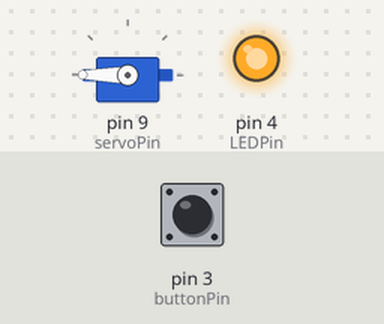
Simulated run of this sketch. Board: Arduino Uno, built with avr-gcc and run on an emulated ATmega328P. On the bench: servo, output pins drawn as LEDs (lit = HIGH). The test bench sets the inputs (shaded band); at power-on: pin 3 (buttonPin) HIGH.

Above: at 1.2 s.
1.3 s: pin 3 (buttonPin) pulled LOW for 0.15 s
At 1.8 s:
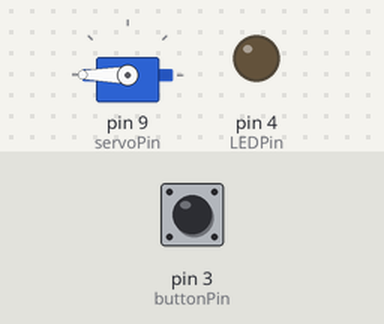
Timing chart, 0 to 4.3 s (numbered marks = the images above; inputs shaded):
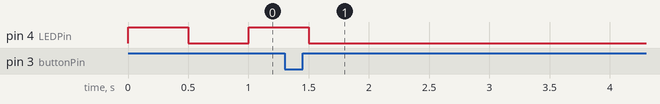

The sketch:

Clock_Project.ino
```cpp
#include <Servo.h>

#include <time.h>

  Servo arrow;

  /*
   * THIS PROGRAM WILL SLOWLY ROTATE THE SERVO ACCORDING TO THE TIME IT IS GIVEN. THE FIRST THREE CONSTANT INTEGER- TYPE VARIABLES DETERMINE THE TIME TO START AT, AND EACH DAY, HOUR, MINUTE IS PASSED INTO THE
   * CLOCK FUNCTION.
   *
   *  currentDay ---> 0 = SUNDAY    1 = MONDAY    2 = TUESDAY   3 = WEDNESDAY   4 = THURSDAY    5 = FRIDAY    6 = SATURDAY
   *
   *  currentHour ---> CAN BE FROM 0 HOURS TO 23 HOURS    EX: 2pm IS currentHour = 13
   *
   *  currentMinute ---> THIS WILL BE FROM 0 MINUTES TO 59 MINUTES, AND 60 MINUTES WILL ROUND TO 1 HOUR. IF THERE IS A TIME SUCH AS 2:13pm THEN THE currentMinute = 13 OR ANY TIME THAT HAS A REMAINDER OF MINUTES WILL BE ROUNDED
   *  TO THE NEXT HOUR AND THE PROGRAM WILL WAIT THE REMAINDER OF THE CURRENT HOUR TO SYNC ITSELF WITH THE APPROPRIATE TIME.
   *
   *  NOTE: THE TIME PUT IN LIKE  WEDNESDAY 2:13 pm WOULD BE currentDay = 3   currentHour = 13    currentMintute = 13   , AND WHATEVER TIME PUT INTO THESE CONSTANTS, THAT WILL BE THE TIME YOU WILL PRESS THE BUTTON TO START THE CLOCK!
   *  SO IN ORDER FOR THE PROGRAM/CLOCK TO WORK APPROPRIATELY, YOU NEED TO SET A TIME A MINUTE OR MORE IN ADVANCE/AHEAD OF CURRENT TIME!
   *
   *  LASTLY, ONCE PROGRAM IS UPLOADED TO ARDUINO AND THE CLOCK IS ON, THE LED WILL BLINK AS AN INDICATOR THE BUTTON CAN NOW BE PUSHED TO START THE CLOCK. DEPENDING ON WHAT THE ENTERED TIME IS AND WHEN THE BUTTON IS PRESSED
   *  WILL DETERMINE THE CLOCK'S PRECISION!
   */

  int degrees, subtractDegrees;

  const int currentDay = 0/*EDIT TO USE PROGRAM*/, currentHour = 0/*EDIT TO USE PROGRAM*/, currentMinute = 0/*EDIT TO USE PROGRAM*/;

  const int servoPin = 9, LEDPin = 4, buttonPin = 3;

  const int defaultDegrees = 180, degreesPerDay = 26, degreesPerHour = 1;

  const int secondInMillis = 1000;

  int minutesDelay;

  volatile bool startClock = false;

  void ISR_continueProgram()
  {
       startClock = true;
  }

  void setup()
   {
     pinMode (LEDPin, OUTPUT);

    pinMode (buttonPin, INPUT_PULLUP);

    arrow.attach(servoPin);

    arrow.write(defaultDegrees);

    attachInterrupt(digitalPinToInterrupt(buttonPin), ISR_continueProgram, CHANGE);

    interrupts();

    Serial.begin (9600);
   }

  void minuteOfDelay()
  {
    for (int sec = 0; sec < 60; sec++)
    {
        delay(secondInMillis);
    }
  }

  void delayInMinutes(int amountOfMinutes)
  {
     for (int min = 0; min < amountOfMinutes; min++)
     {
          minuteOfDelay();
     }
  }

  void hourOfDelay()
  {
      for (int _min = 0; _min < 60; _min++)
      {
          minuteOfDelay();
      }
  }

  void clock(int days, int hours, int minutes)
  {

  if (minutes != 0)
  {
     minutesDelay = 60 - minutes;

     hours++;
  }

    for (int days_ = 0; days_ < days; days_++)
    {
        subtractDegrees = subtractDegrees + degreesPerDay;
    }

  for (int hours_ = 0; hours_ < hours; hours_++)
      {
          subtractDegrees =  subtractDegrees + degreesPerHour;
      }

      degrees = defaultDegrees - subtractDegrees;

      arrow.write(degrees);

      while(!startClock)
      {
       digitalWrite (4, HIGH);

       delay(500);

       digitalWrite (4, LOW);

       delay(500);
      }

      delayInMinutes(minutesDelay);

    while(1)
    {
           for (NULL; days < 7; days++)
       {
          subtractDegrees++;

           for (NULL; hours < 24; hours++ )
            {
               hourOfDelay();

               subtractDegrees++;

              degrees = defaultDegrees - subtractDegrees;

               arrow.write(degrees);
            }

             hours = 0;

             subtractDegrees++;
       }

       days = 0;

       subtractDegrees = 0;

       degrees = defaultDegrees;

       arrow.write(defaultDegrees);

    }

  }


  void loop()
  {
    clock(currentDay, currentHour, currentMinute);
  }
```

Measured:
- after the input at 1.3 s, pin 4 (LEDPin): goes on until 1.5 s, then stays LOW
